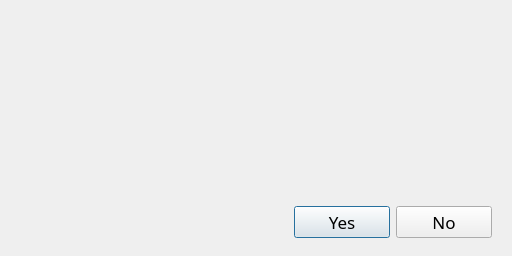
<?xml version="1.0" encoding="UTF-8"?>
<ui version="4.0">
 <class>DialogBool</class>
 <widget class="QDialog" name="DialogBool">
  <property name="geometry">
   <rect>
    <x>0</x>
    <y>0</y>
    <width>512</width>
    <height>256</height>
   </rect>
  </property>
  <property name="minimumSize">
   <size>
    <width>512</width>
    <height>192</height>
   </size>
  </property>
  <property name="font">
   <font>
    <family>Metropolis</family>
    <pointsize>13</pointsize>
   </font>
  </property>
  <property name="windowIcon">
   <iconset resource="../../resources/resources.qrc">
    <normaloff>:/logo/logo/logdoctor.svg</normaloff>:/logo/logo/logdoctor.svg</iconset>
  </property>
  <property name="modal">
   <bool>true</bool>
  </property>
  <layout class="QVBoxLayout" name="verticalLayout">
   <item>
    <widget class="QFrame" name="frame_Message">
     <property name="sizePolicy">
      <sizepolicy hsizetype="Preferred" vsizetype="Minimum">
       <horstretch>0</horstretch>
       <verstretch>0</verstretch>
      </sizepolicy>
     </property>
     <layout class="QGridLayout" name="gridLayout">
      <property name="topMargin">
       <number>0</number>
      </property>
      <property name="bottomMargin">
       <number>0</number>
      </property>
      <item row="0" column="0" rowspan="3">
       <widget class="QLabel" name="label_Icon">
        <property name="minimumSize">
         <size>
          <width>64</width>
          <height>64</height>
         </size>
        </property>
        <property name="maximumSize">
         <size>
          <width>64</width>
          <height>64</height>
         </size>
        </property>
        <property name="pixmap">
         <pixmap resource="../../resources/resources.qrc">:/icons/quest</pixmap>
        </property>
        <property name="alignment">
         <set>Qt::AlignCenter</set>
        </property>
       </widget>
      </item>
      <item row="1" column="1">
       <widget class="QLabel" name="label_Title">
        <property name="minimumSize">
         <size>
          <width>0</width>
          <height>64</height>
         </size>
        </property>
        <property name="maximumSize">
         <size>
          <width>16777215</width>
          <height>64</height>
         </size>
        </property>
        <property name="font">
         <font>
          <family>Metropolis</family>
          <pointsize>13</pointsize>
         </font>
        </property>
        <property name="text">
         <string/>
        </property>
        <property name="wordWrap">
         <bool>true</bool>
        </property>
        <property name="indent">
         <number>8</number>
        </property>
       </widget>
      </item>
      <item row="3" column="0" colspan="2">
       <widget class="QLabel" name="label_Message">
        <property name="sizePolicy">
         <sizepolicy hsizetype="Preferred" vsizetype="Expanding">
          <horstretch>0</horstretch>
          <verstretch>0</verstretch>
         </sizepolicy>
        </property>
        <property name="minimumSize">
         <size>
          <width>0</width>
          <height>24</height>
         </size>
        </property>
        <property name="font">
         <font>
          <family>Metropolis</family>
          <pointsize>13</pointsize>
         </font>
        </property>
        <property name="alignment">
         <set>Qt::AlignLeading|Qt::AlignLeft|Qt::AlignTop</set>
        </property>
        <property name="wordWrap">
         <bool>true</bool>
        </property>
        <property name="margin">
         <number>4</number>
        </property>
       </widget>
      </item>
     </layout>
    </widget>
   </item>
   <item>
    <widget class="QFrame" name="frame_Buttons">
     <property name="minimumSize">
      <size>
       <width>0</width>
       <height>48</height>
      </size>
     </property>
     <property name="maximumSize">
      <size>
       <width>16777215</width>
       <height>48</height>
      </size>
     </property>
     <layout class="QHBoxLayout" name="horizontalLayout">
      <item>
       <spacer name="horizontalSpacer">
        <property name="orientation">
         <enum>Qt::Horizontal</enum>
        </property>
        <property name="sizeHint" stdset="0">
         <size>
          <width>333</width>
          <height>27</height>
         </size>
        </property>
       </spacer>
      </item>
      <item>
       <widget class="QPushButton" name="button_YES">
        <property name="minimumSize">
         <size>
          <width>96</width>
          <height>32</height>
         </size>
        </property>
        <property name="maximumSize">
         <size>
          <width>96</width>
          <height>32</height>
         </size>
        </property>
        <property name="text">
         <string>Yes</string>
        </property>
       </widget>
      </item>
      <item>
       <widget class="QPushButton" name="button_NO">
        <property name="minimumSize">
         <size>
          <width>96</width>
          <height>32</height>
         </size>
        </property>
        <property name="maximumSize">
         <size>
          <width>96</width>
          <height>32</height>
         </size>
        </property>
        <property name="text">
         <string>No</string>
        </property>
       </widget>
      </item>
     </layout>
    </widget>
   </item>
  </layout>
 </widget>
 <resources>
  <include location="../../resources/resources.qrc"/>
 </resources>
 <connections/>
</ui>
